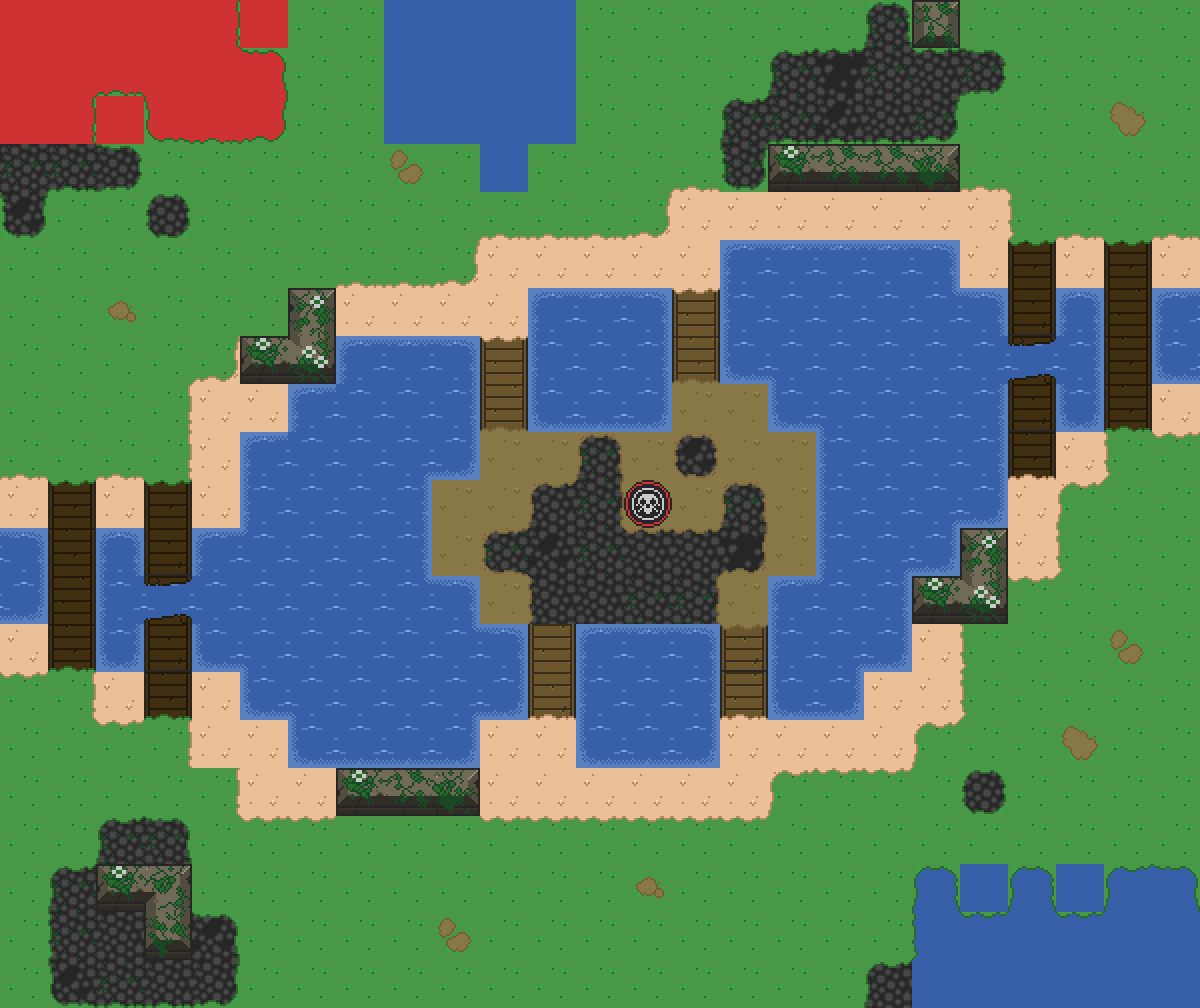

This is a level from a 2D game, rendered from its Tiled map with the project's own tilesets. A one-line summary and the map file follow, with tile-layer data summarised:
An orthogonal 25x21 tile map with 48x48 px tiles, 7 tile layers (Tile Layer 1, Water, RedSpawn, BlueSpawn, ...).

<map version="1.0" orientation="orthogonal" renderorder="left-down" width="25" height="21" tilewidth="48" tileheight="48" nextobjectid="10">
 <tileset firstgid="1" name="oryx_16bit_fantasy_world_trans_48" tilewidth="48" tileheight="48" tilecount="2296" columns="56">
  <image source="../../../client/client/assets/sprites/tiles/oryx_16bit_fantasy_world_trans_48.png" width="2732" height="2014" />
  <tile id="1123">
   <properties>
    <property name="walkable" type="bool" value="false" />
   </properties>
  </tile>
 </tileset>
 <layer name="Tile Layer 1" width="25" height="21">
  <properties>
   <property name="Walkable" type="bool" value="true" />
  </properties>
  <data>[525 cells, 519 non-empty, 16 distinct tile ids]</data>
 </layer>
 <layer name="Water" width="25" height="21">
  <properties>
   <property name="MovementModifier" type="int" value="2" />
   <property name="TileType" value="Water" />
   <property name="Walkable" type="bool" value="true" />
  </properties>
  <data>[525 cells, 118 non-empty, 3 distinct tile ids]</data>
 </layer>
 <layer name="RedSpawn" width="25" height="21">
  <properties>
   <property name="Spawn" type="bool" value="true" />
   <property name="SpawnTeam" type="int" value="0" />
  </properties>
  <data>[525 cells, 18 non-empty, 1 distinct tile ids]</data>
 </layer>
 <layer name="BlueSpawn" width="25" height="21">
  <properties>
   <property name="Spawn" type="bool" value="true" />
   <property name="SpawnTeam" type="int" value="1" />
  </properties>
  <data>[525 cells, 31 non-empty, 1 distinct tile ids]</data>
 </layer>
 <layer name="Objectives" width="25" height="21">
  <properties>
   <property name="Objective" type="bool" value="true" />
  </properties>
  <data>[525 cells, 1 non-empty, 1 distinct tile ids]</data>
 </layer>
 <layer name="Detail" width="25" height="21">
  <data>[525 cells, 188 non-empty, 43 distinct tile ids]</data>
 </layer>
 <layer name="Walls" width="25" height="21">
  <properties>
   <property name="BlocksVision" type="bool" value="true" />
   <property name="Walkable" type="bool" value="false" />
  </properties>
  <data>[525 cells, 17 non-empty, 8 distinct tile ids]</data>
 </layer>
</map>